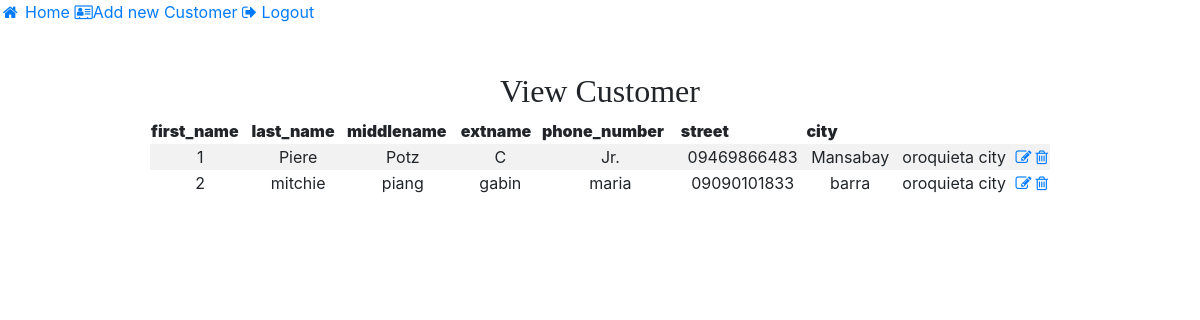
The page /viewcus.php (signed in) on the database its author committed.
### tables this page shows
CREATE TABLE `customer_table` (
  `customer_id` int(11) NOT NULL,
  `first_name` varchar(50) NOT NULL,
  `last_name` varchar(50) NOT NULL,
  `middlename` varchar(50) NOT NULL,
  `extname` varchar(50) NOT NULL,
  `phone_number` varchar(50) NOT NULL,
  `street` varchar(50) NOT NULL,
  `city` varchar(50) NOT NULL
);

### viewcus.php (the view, shortened to what this page needs)
<?php
require('db.php');
?>
<!DOCTYPE html>
<html>
<head>
<link rel="stylesheet" href="bootstrap/css/bootstrap.min.css">
<link rel="stylesheet" href="https://cdnjs.cloudflare.com/ajax/libs/font-awesome/4.7.0/css/font-awesome.min.css">
</head>
<body>
<div class="sidebar">
  <a href="home.php"><i class="fa fa-fw fa-home"></i> Home</a>
  <a href="addcus.php"><i class="fa fa-address-card-o"></i>Add new Customer</a>
  <a href="logout.php"><i class="fa fa-sign-out"></i> Logout</a>
</div>
<center><div class="main w-75">
<br/><br/><div class="form">
<h2><font face="Arial Rounded MT Bold">View Customer</font></h2>
</div>
<table class="table-striped" width="100%"  style="border-collapse:collapse;">
<thead>
<tr>
<th><strong>first_name</strong></th>
<th><strong>last_name</strong></th>
<th><strong>middlename</strong></th>
<th><strong>extname</strong></th>
<th><strong>phone_number</strong></th>
<th><strong>street</strong></th>
<th><strong>city</strong></th>
</tr>
</thead>
</div>
</center>
<tbody>
<?php
$count=1;
$sel_query="SELECT * FROM customer_table;";
$result = mysqli_query($con,$sel_query);
while($row = mysqli_fetch_assoc($result)) { ?>
<tr><td align="center"><?php echo $count; ?></td>
<td align="center"><?php echo $row["first_name"]; ?></td>
<td align="center"><?php echo $row["last_name"]; ?></td>
<td align="center"><?php echo $row["middlename"]; ?></td>
<td align="center"><?php echo $row["extname"]; ?></td>
<td align="center"><?php echo $row["phone_number"]; ?></td>
<td align="center"><?php echo $row["street"]; ?></td>
<td align="center"><?php echo $row["city"]; ?></td>
<td align="center">
<a href="editcus.php?id=<?php echo $row["customer_id"]; ?>"><i class="fa fa-edit"></i></a>
</td>
<td align="center">
<a href="deletecus.php?id=<?php echo $row["customer_id"]; ?>"><i class="fa fa-trash-o"></i></a>
</td>
</tr>
<?php $count++; } ?>
</tbody>
</body>
</html>

### rows shown on the page
customer_table: first_name "Piere", last_name "Potz", middlename "C", extname "Jr.", phone_number "09469866483", street "Mansabay", city "oroquieta city"
customer_table: first_name "mitchie", last_name "piang", middlename "gabin", extname "maria", phone_number "09090101833", street "barra", city "oroquieta city"
